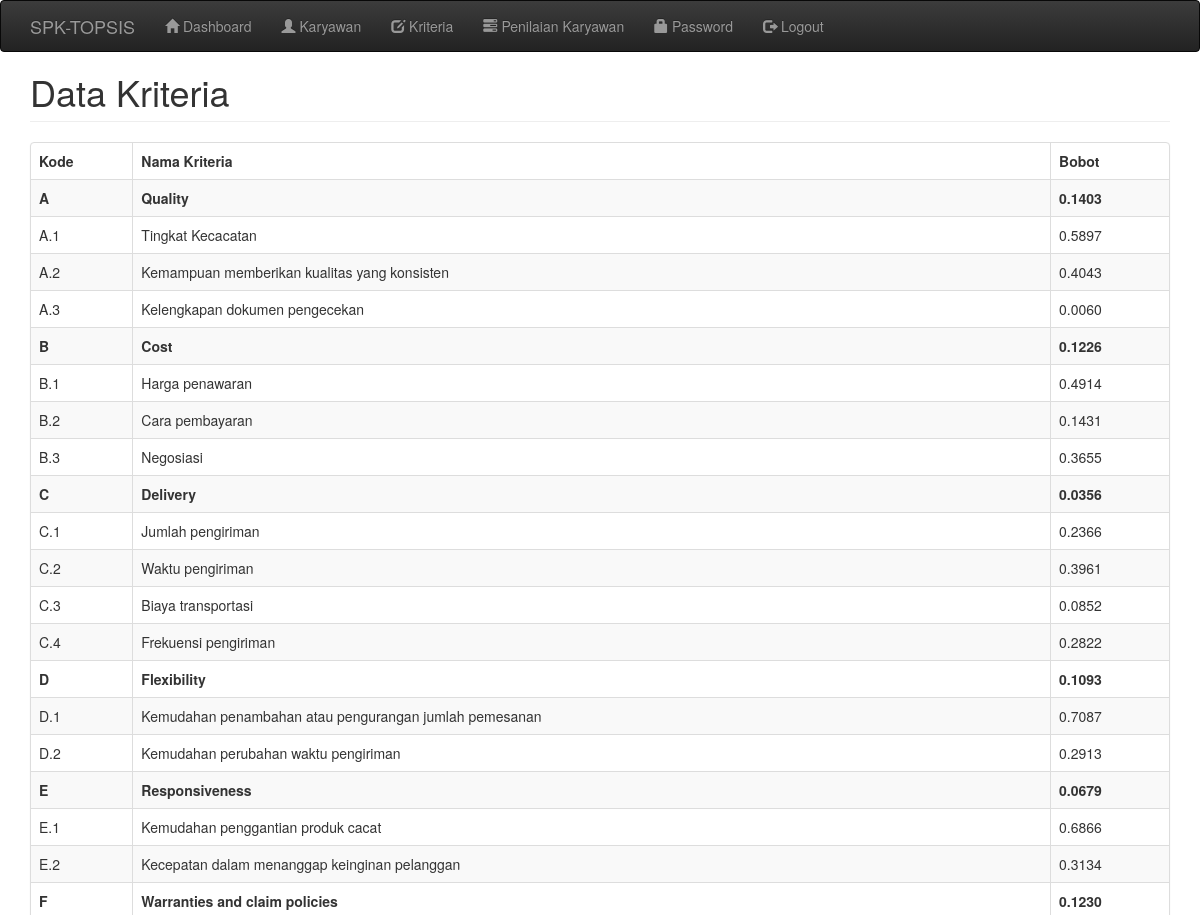
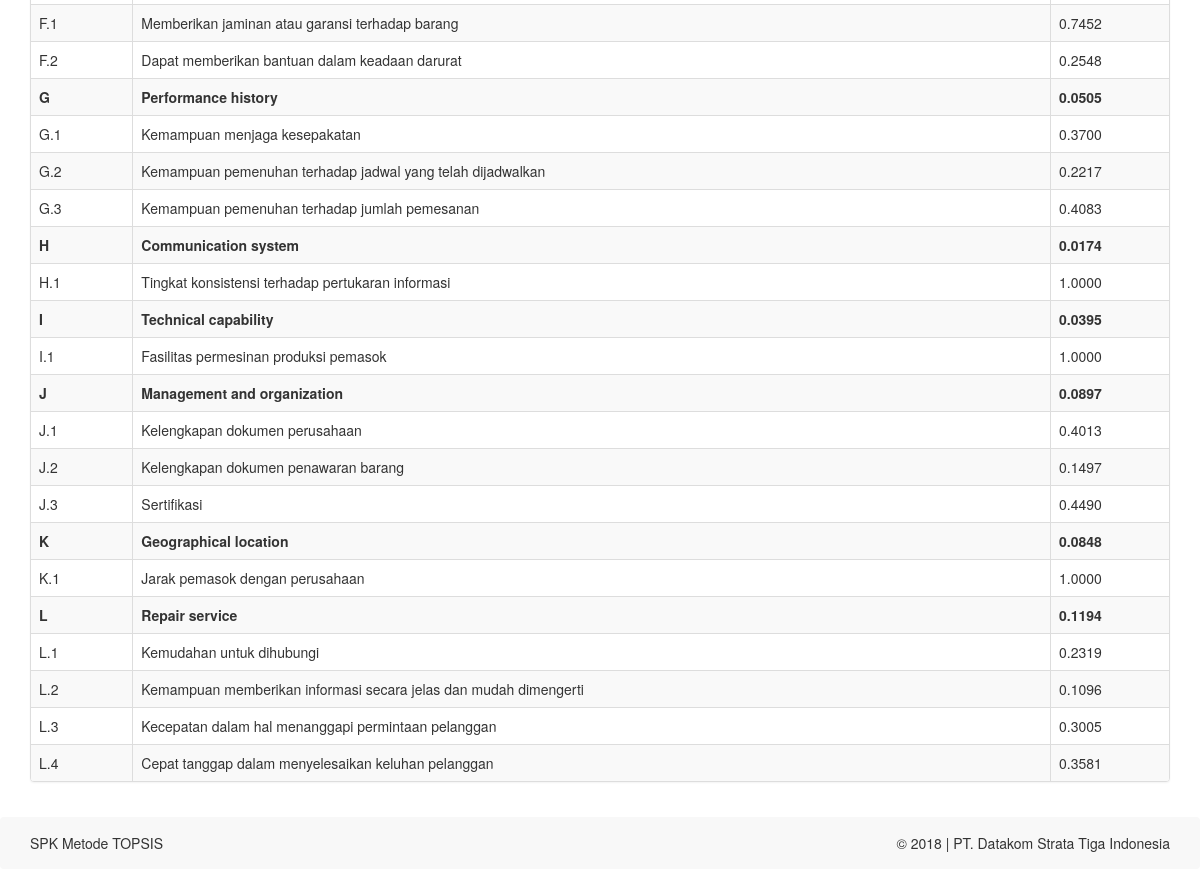
Screenshot of /niko/index.php?m=kriteria (signed in) with the database file from the repository (2 pictures, top to bottom).
### tables this page shows
CREATE TABLE IF NOT EXISTS `tb_kriteria` (
  `kode_kriteria` varchar(16) NOT NULL,
  `nama_kriteria` varchar(255) NOT NULL,
  `bobot` decimal(10,4) NOT NULL,
  `parent` varchar(16) NOT NULL,
  `attribut` varchar(25) DEFAULT NULL
);

### niko/functions.php (called while the page is built, shortened)
<?php
include'config.php';
include'includes/ez_sql_core.php';
include'includes/ez_sql_mysqli.php';
$db = new ezSQL_mysqli($config[username], $config[password], $config[database_name], $config[server]);
include'includes/general.php';
$mod = $_GET[m];

### niko/config.php (called while the page is built)
<?php
$config["server"]='localhost';
$config["username"]='root';
$config["password"]='';
$config["database_name"]='db_spk_topsis';

### niko/includes/ez_sql_core.php (called while the page is built, shortened)
<?php
	class ezSQLcore
	{
		var $timers           = array();
		function get_host_port( $host, $default = false )
		{
			$port = $default;
			return array( $host, $port );
		}
		function flush()
		{
			$this->last_result = array();
		}
		function get_results($query=null, $output = OBJECT)
		{
			if ( $query )
			{
				$this->query($query);
			}
			if ( $output == OBJECT )
			{
				return $this->last_result;
			}
		}
		function timer_get_cur()
		{
			list($usec, $sec) = explode(" ",microtime());
			return ((float)$usec + (float)$sec);
		}
		function timer_start($timer_name)
		{
			$this->timers[$timer_name] = $this->timer_get_cur();
		}
		function timer_elapsed($timer_name)
		{
			return round($this->timer_get_cur() - $this->timers[$timer_name],2);
		}
	}

### niko/includes/general.php (called while the page is built, shortened)
<?php
function esc_field($str){
    if (!get_magic_quotes_gpc())
        return addslashes($str);
    else
        return $str;
}

### niko/includes/ez_sql_mysqli.php (called while the page is built, shortened)
<?php
	$ezsql_mysqli_str = array
	(
		1 => 'Require $dbuser and $dbpassword to connect to a database server',
		2 => 'Error establishing mySQLi database connection. Correct user/password? Correct hostname? Database server running?',
		3 => 'Require $dbname to select a database',
		4 => 'mySQLi database connection is not active',
		5 => 'Unexpected error while trying to select database'
	);
	class ezSQL_mysqli extends ezSQLcore
	{
		function connect($dbuser='', $dbpassword='', $dbhost='localhost', $dbport=false)
		{
			global $ezsql_mysqli_str; $return_val = false;
			if ( ! $dbuser )
			{
				$this->register_error($ezsql_mysqli_str[1].' in '.__FILE__.' on line '.__LINE__);
				$this->show_errors ? trigger_error($ezsql_mysqli_str[1],E_USER_WARNING) : null;
			}
			else
			{
				$this->dbh = new mysqli($dbhost,$dbuser,$dbpassword, '', $dbport);
				if( $this->dbh->connect_errno )
				{
					$this->register_error($ezsql_mysqli_str[2].' in '.__FILE__.' on line '.__LINE__);
					$this->show_errors ? trigger_error($ezsql_mysqli_str[2],E_USER_WARNING) : null;
				}
				else
				{
					$return_val = true;
				}
			}
			return $return_val;
		}
		function query($query)
		{
			$return_val = 0;
			$query = trim($query);
			$this->result = @$this->dbh->query($query);
			if ( preg_match("/^(insert|delete|update|replace|truncate|drop|create|alter|begin|commit|rollback|set|lock|unlock|call)/i",$query) )
			{
				$is_insert = true;
				$this->rows_affected = @$this->dbh->affected_rows;
				if ( preg_match("/^(insert|replace)\s+/i",$query) )
				{
					$this->insert_id = @$this->dbh->insert_id;
				}
				$return_val = $this->rows_affected;
			}
			else
			{
				$is_insert = false;
				$i=0;
				$num_rows=0;
				while ( $row = @$this->result->fetch_object() )
				{
					$num_rows++;
				}
				$this->num_rows = $num_rows;
				$return_val = $this->num_rows;
			}
			return $return_val;
		}
	}

### niko/kriteria.php (the view, shortened to what this page needs)
<div class="page-header">
    <h1>Data Kriteria</h1>
</div>
<div class="panel panel-default">
    <div class="table-responsive">
        <table class="table table-bordered table-hover table-striped">
        <thead>
            <tr>
                <th>Kode</th>
                <th>Nama Kriteria</th>
                <th>Bobot</th>
            </tr>
        </thead>
        <?php
        $q = esc_field($_GET['q']);
        $rows = $db->get_results("SELECT * FROM tb_kriteria WHERE nama_kriteria LIKE '%$q%' ORDER BY kode_kriteria");
        foreach($rows as $row):?>
        <?php
        $bold = '';
        if($row->parent == '0'){
            $bold = 'font-weight:bold';
        }
        ?>
        <tr style="<?= $bold;?>">
            <td><?=$row->kode_kriteria?></td>
            <td><?=$row->nama_kriteria?></td>
            <td><?=$row->bobot?></td>
        </tr>
        <?php
        endforeach;?>
        </table>
        <?php include "includes/footer.php"; ?>

### niko/index.php (shortened to what this page needs)
<?php
include'functions.php';
?>
<!DOCTYPE html>
<html lang="en">
  <head>
    <link href="assets/css/united-bootstrap.min.css" rel="stylesheet"/>
    <link href="assets/css/general.css" rel="stylesheet"/>
    <link rel="stylesheet" media="screen" href="assets/css/bootstrap.min.css">
    <link rel="stylesheet" media="screen" href="assets/css/bootstrap-theme.min.css">
    <link rel="stylesheet" media="screen" href="assets/css/bootstrap-admin-theme.css">
     <link rel="stylesheet" media="screen" href="assets/daterangepicker/daterangepicker.css">
  </head>
  <body>
    <nav class="navbar navbar-inverse">
      <div class="container">
        <div class="navbar-header">
          <a class="navbar-brand" href="?">SPK-TOPSIS</a>
        </div>
        <div id="navbar" class="navbar-collapse collapse">
          <ul class="nav navbar-nav">
            <li><a href="?m=home"><span class="glyphicon glyphicon-home"></span> Dashboard</a></li>
            <li><a href="?m=karyawan"><span class="glyphicon glyphicon-user"></span> Karyawan</a></li>
            <li><a href="?m=kriteria"><span class="glyphicon glyphicon-edit"></span> Kriteria</a></li>
            <li><a href="?m=periode"><span class="glyphicon glyphicon-tasks"></span> Penilaian Karyawan</a></li>
            <li><a href="?m=password"><span class="glyphicon glyphicon-lock"></span> Password</a></li>
            <li><a href="aksi.php?act=logout"><span class="glyphicon glyphicon-log-out"></span> Logout</a></li>
          </ul>
        </div>
        </div>
    </nav>
    <div class="container hentry">
    <?php
        if(file_exists($mod.'.php'))
            include $mod.'.php';
        else
            include 'home.php';
    ?>
</body>
</html>

### niko/includes/footer.php
</div>
        </div>
    </div>
    <div class="navbar navbar-footer">
        <div class="container">
            <div class="row">
                <div class="col-lg-12">
                    <footer role="contentinfo">
                        <p class="left">SPK Metode TOPSIS</p>
                        <p class="right">&copy; 2018 | PT. Datakom Strata Tiga Indonesia</p>
                    </footer>
                </div>
            </div>
        </div>
    </div>

### niko/assets/css/general.css (style rules this page uses)
html { position: relative; min-height: 100%; }
body { margin-bottom: 500px; }
.page-header { margin-top: 0; padding-bottom: 0; }
.page-header h1 { margin-top: 0; }

### rows the page displays
tb_kriteria: kode_kriteria "A", nama_kriteria "Quality", bobot "0.1403"
tb_kriteria: kode_kriteria "A.1", nama_kriteria "Tingkat Kecacatan", bobot "0.5897"
tb_kriteria: kode_kriteria "A.2", nama_kriteria "Kemampuan memberikan kualitas yang konsisten", bobot "0.4043"
tb_kriteria: kode_kriteria "A.3", nama_kriteria "Kelengkapan dokumen pengecekan", bobot "0.0060"
tb_kriteria: kode_kriteria "B", nama_kriteria "Cost", bobot "0.1226"
tb_kriteria: kode_kriteria "B.1", nama_kriteria "Harga penawaran", bobot "0.4914"
tb_kriteria: kode_kriteria "B.2", nama_kriteria "Cara pembayaran", bobot "0.1431"
tb_kriteria: kode_kriteria "B.3", nama_kriteria "Negosiasi", bobot "0.3655"
tb_kriteria: kode_kriteria "C", nama_kriteria "Delivery", bobot "0.0356"
tb_kriteria: kode_kriteria "C.1", nama_kriteria "Jumlah pengiriman", bobot "0.2366"
tb_kriteria: kode_kriteria "C.2", nama_kriteria "Waktu pengiriman", bobot "0.3961"
tb_kriteria: kode_kriteria "C.3", nama_kriteria "Biaya transportasi", bobot "0.0852"
tb_kriteria: kode_kriteria "C.4", nama_kriteria "Frekuensi pengiriman", bobot "0.2822"
tb_kriteria: kode_kriteria "D", nama_kriteria "Flexibility", bobot "0.1093"
tb_kriteria: kode_kriteria "D.1", nama_kriteria "Kemudahan penambahan atau pengurangan jumlah pemesanan", bobot "0.7087"
tb_kriteria: kode_kriteria "D.2", nama_kriteria "Kemudahan perubahan waktu pengiriman", bobot "0.2913"
tb_kriteria: kode_kriteria "E", nama_kriteria "Responsiveness", bobot "0.0679"
tb_kriteria: kode_kriteria "E.1", nama_kriteria "Kemudahan penggantian produk cacat", bobot "0.6866"
tb_kriteria: kode_kriteria "E.2", nama_kriteria "Kecepatan dalam menanggap keinginan pelanggan", bobot "0.3134"
tb_kriteria: kode_kriteria "F", nama_kriteria "Warranties and claim policies", bobot "0.1230"
tb_kriteria: kode_kriteria "F.1", nama_kriteria "Memberikan jaminan atau garansi terhadap barang", bobot "0.7452"
tb_kriteria: kode_kriteria "F.2", nama_kriteria "Dapat memberikan bantuan dalam keadaan darurat", bobot "0.2548"
tb_kriteria: kode_kriteria "G", nama_kriteria "Performance history", bobot "0.0505"
tb_kriteria: kode_kriteria "G.1", nama_kriteria "Kemampuan menjaga kesepakatan", bobot "0.3700"
tb_kriteria: kode_kriteria "G.2", nama_kriteria "Kemampuan pemenuhan terhadap jadwal yang telah dijadwalkan", bobot "0.2217"
tb_kriteria: kode_kriteria "G.3", nama_kriteria "Kemampuan pemenuhan terhadap jumlah pemesanan", bobot "0.4083"
tb_kriteria: kode_kriteria "H", nama_kriteria "Communication system", bobot "0.0174"
tb_kriteria: kode_kriteria "H.1", nama_kriteria "Tingkat konsistensi terhadap pertukaran informasi", bobot "1.0000"
tb_kriteria: kode_kriteria "I", nama_kriteria "Technical capability", bobot "0.0395"
tb_kriteria: kode_kriteria "I.1", nama_kriteria "Fasilitas permesinan produksi pemasok", bobot "1.0000"
tb_kriteria: kode_kriteria "J", nama_kriteria "Management and organization", bobot "0.0897"
tb_kriteria: kode_kriteria "J.1", nama_kriteria "Kelengkapan dokumen perusahaan", bobot "0.4013"
tb_kriteria: kode_kriteria "J.2", nama_kriteria "Kelengkapan dokumen penawaran barang", bobot "0.1497"
tb_kriteria: kode_kriteria "J.3", nama_kriteria "Sertifikasi", bobot "0.4490"
tb_kriteria: kode_kriteria "K", nama_kriteria "Geographical location", bobot "0.0848"
tb_kriteria: kode_kriteria "K.1", nama_kriteria "Jarak pemasok dengan perusahaan", bobot "1.0000"
tb_kriteria: kode_kriteria "L", nama_kriteria "Repair service", bobot "0.1194"
tb_kriteria: kode_kriteria "L.1", nama_kriteria "Kemudahan untuk dihubungi", bobot "0.2319"
tb_kriteria: kode_kriteria "L.2", nama_kriteria "Kemampuan memberikan informasi secara jelas dan mudah dimengerti", bobot "0.1096"
tb_kriteria: kode_kriteria "L.3", nama_kriteria "Kecepatan dalam hal menanggapi permintaan pelanggan", bobot "0.3005"
tb_kriteria: kode_kriteria "L.4", nama_kriteria "Cepat tanggap dalam menyelesaikan keluhan pelanggan", bobot "0.3581"
